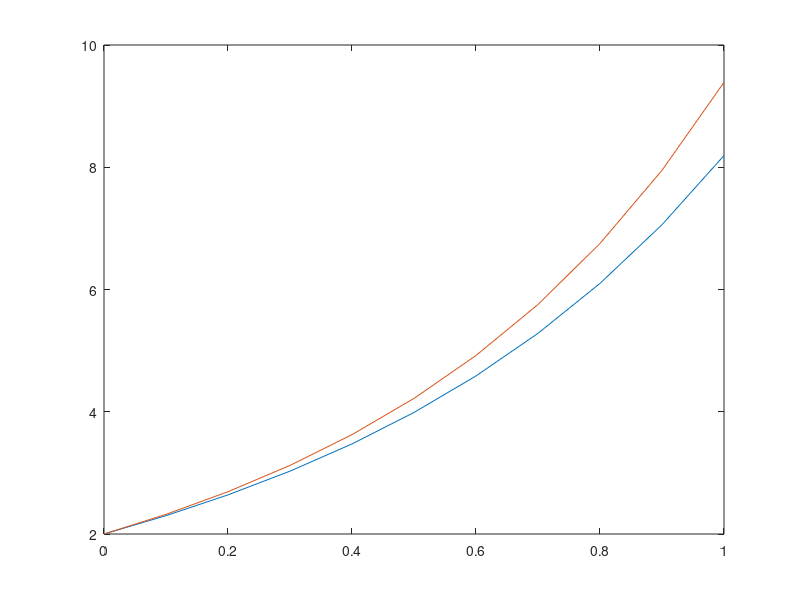

Reproduce this figure in MATLAB.
function euler

  ym(1) = 2;
  h = 0.1;
  x = 0:h:1;
  for i=2:length(x)
    ym(i) = ym(i-1) + f(ym(i-1), x(i-1)) * h;
  endfor
  for j = 1: length(x)
    y(j) = exp(2*x(j)) + x(j) + 1
  endfor
  plot(x, ym, x, y)
  disp(ym)

  
endfunction

function derivada = f(y, x)
  derivada = 2*y - 2*x - 1;
endfunction
